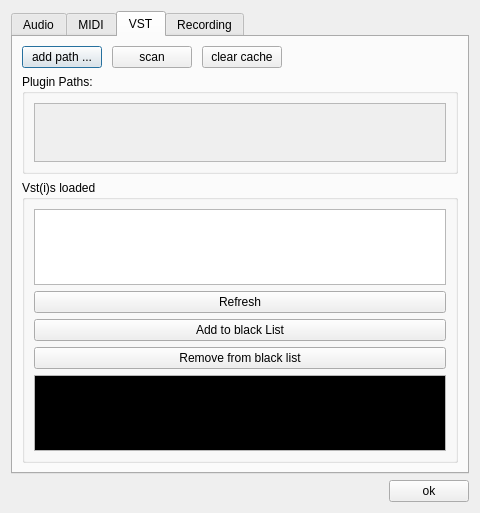
<?xml version="1.0" encoding="UTF-8"?>
<ui version="4.0">
 <class>IODialog</class>
 <widget class="QDialog" name="IODialog">
  <property name="geometry">
   <rect>
    <x>0</x>
    <y>0</y>
    <width>480</width>
    <height>513</height>
   </rect>
  </property>
  <property name="windowTitle">
   <string>Preferences ...</string>
  </property>
  <layout class="QVBoxLayout" name="verticalLayout">
   <item>
    <widget class="QTabWidget" name="prefsTab">
     <property name="currentIndex">
      <number>2</number>
     </property>
     <widget class="QWidget" name="tabAudio">
      <attribute name="title">
       <string>Audio</string>
      </attribute>
      <layout class="QVBoxLayout" name="verticalLayout_2">
       <item>
        <widget class="QWidget" name="widget" native="true">
         <layout class="QVBoxLayout" name="verticalLayout_3">
          <property name="spacing">
           <number>20</number>
          </property>
          <item>
           <layout class="QHBoxLayout" name="deviceLayout" stretch="0,0">
            <property name="spacing">
             <number>6</number>
            </property>
            <property name="sizeConstraint">
             <enum>QLayout::SetDefaultConstraint</enum>
            </property>
            <item>
             <widget class="QLabel" name="asioDriverLabel">
              <property name="sizePolicy">
               <sizepolicy hsizetype="Minimum" vsizetype="Fixed">
                <horstretch>0</horstretch>
                <verstretch>0</verstretch>
               </sizepolicy>
              </property>
              <property name="text">
               <string>Device</string>
              </property>
             </widget>
            </item>
            <item>
             <widget class="QComboBox" name="comboAudioDevice">
              <property name="sizePolicy">
               <sizepolicy hsizetype="Expanding" vsizetype="Fixed">
                <horstretch>0</horstretch>
                <verstretch>0</verstretch>
               </sizepolicy>
              </property>
              <property name="minimumSize">
               <size>
                <width>0</width>
                <height>0</height>
               </size>
              </property>
              <property name="sizeIncrement">
               <size>
                <width>0</width>
                <height>0</height>
               </size>
              </property>
             </widget>
            </item>
           </layout>
          </item>
          <item>
           <widget class="QGroupBox" name="groupBoxInputs">
            <property name="title">
             <string>Inputs</string>
            </property>
            <property name="flat">
             <bool>false</bool>
            </property>
            <layout class="QVBoxLayout" name="verticalLayout_4">
             <item>
              <layout class="QFormLayout" name="formLayout_4">
               <item row="0" column="0">
                <widget class="QLabel" name="firstInputLabel_2">
                 <property name="text">
                  <string>First</string>
                 </property>
                </widget>
               </item>
               <item row="0" column="1">
                <widget class="QComboBox" name="comboFirstInput"/>
               </item>
               <item row="1" column="0">
                <widget class="QLabel" name="lastInputLabel_2">
                 <property name="text">
                  <string>Last</string>
                 </property>
                </widget>
               </item>
               <item row="1" column="1">
                <widget class="QComboBox" name="comboLastInput"/>
               </item>
              </layout>
             </item>
            </layout>
           </widget>
          </item>
          <item>
           <widget class="QGroupBox" name="groupBoxOutputs">
            <property name="title">
             <string>Outpus</string>
            </property>
            <layout class="QVBoxLayout" name="verticalLayout_5">
             <item>
              <layout class="QFormLayout" name="formLayout_3">
               <item row="0" column="0">
                <widget class="QLabel" name="firstOutputLabel_2">
                 <property name="text">
                  <string>First</string>
                 </property>
                </widget>
               </item>
               <item row="0" column="1">
                <widget class="QComboBox" name="comboFirstOutput"/>
               </item>
               <item row="1" column="0">
                <widget class="QLabel" name="lastOutputLabel_2">
                 <property name="text">
                  <string>Last</string>
                 </property>
                </widget>
               </item>
               <item row="1" column="1">
                <widget class="QComboBox" name="comboLastOutput"/>
               </item>
              </layout>
             </item>
            </layout>
           </widget>
          </item>
          <item>
           <layout class="QHBoxLayout" name="sampleRateBfferSizeLayout">
            <property name="spacing">
             <number>3</number>
            </property>
            <item>
             <widget class="QLabel" name="sampleRateLabel">
              <property name="text">
               <string>Sample rate</string>
              </property>
             </widget>
            </item>
            <item>
             <widget class="QComboBox" name="comboSampleRate"/>
            </item>
            <item>
             <spacer name="sampleRateBufferSizeSpacer">
              <property name="orientation">
               <enum>Qt::Horizontal</enum>
              </property>
              <property name="sizeType">
               <enum>QSizePolicy::Expanding</enum>
              </property>
              <property name="sizeHint" stdset="0">
               <size>
                <width>0</width>
                <height>0</height>
               </size>
              </property>
             </spacer>
            </item>
            <item>
             <spacer name="horizontalSpacer_3">
              <property name="orientation">
               <enum>Qt::Horizontal</enum>
              </property>
              <property name="sizeType">
               <enum>QSizePolicy::Fixed</enum>
              </property>
              <property name="sizeHint" stdset="0">
               <size>
                <width>30</width>
                <height>20</height>
               </size>
              </property>
             </spacer>
            </item>
            <item>
             <widget class="QLabel" name="bufferSizeLabel">
              <property name="sizePolicy">
               <sizepolicy hsizetype="Minimum" vsizetype="Preferred">
                <horstretch>0</horstretch>
                <verstretch>0</verstretch>
               </sizepolicy>
              </property>
              <property name="text">
               <string>Buffer size</string>
              </property>
             </widget>
            </item>
            <item>
             <widget class="QComboBox" name="comboBufferSize"/>
            </item>
           </layout>
          </item>
         </layout>
        </widget>
       </item>
      </layout>
     </widget>
     <widget class="QWidget" name="tabMidi">
      <attribute name="title">
       <string>MIDI</string>
      </attribute>
      <layout class="QVBoxLayout" name="verticalLayout_7">
       <item>
        <widget class="QLabel" name="midiTabMessage">
         <property name="sizePolicy">
          <sizepolicy hsizetype="Minimum" vsizetype="Fixed">
           <horstretch>0</horstretch>
           <verstretch>0</verstretch>
          </sizepolicy>
         </property>
         <property name="text">
          <string>Enable/disable your midi input devices:</string>
         </property>
        </widget>
       </item>
       <item>
        <spacer name="verticalSpacer">
         <property name="orientation">
          <enum>Qt::Vertical</enum>
         </property>
         <property name="sizeType">
          <enum>QSizePolicy::Fixed</enum>
         </property>
         <property name="sizeHint" stdset="0">
          <size>
           <width>20</width>
           <height>20</height>
          </size>
         </property>
        </spacer>
       </item>
       <item>
        <widget class="QWidget" name="midiContentPanel" native="true">
         <layout class="QVBoxLayout" name="verticalLayoutMidiTab">
          <property name="leftMargin">
           <number>0</number>
          </property>
          <property name="topMargin">
           <number>0</number>
          </property>
          <property name="rightMargin">
           <number>0</number>
          </property>
          <property name="bottomMargin">
           <number>0</number>
          </property>
         </layout>
        </widget>
       </item>
      </layout>
     </widget>
     <widget class="QWidget" name="tabVST">
      <attribute name="title">
       <string>VST</string>
      </attribute>
      <layout class="QGridLayout" name="gridLayout_3">
       <item row="1" column="0">
        <widget class="QGroupBox" name="groupBoxPaths">
         <property name="minimumSize">
          <size>
           <width>0</width>
           <height>100</height>
          </size>
         </property>
         <property name="title">
          <string>Plugin Paths:</string>
         </property>
         <layout class="QVBoxLayout" name="verticalLayout_11">
          <property name="leftMargin">
           <number>9</number>
          </property>
          <item>
           <widget class="QScrollArea" name="scrollArea">
            <property name="sizePolicy">
             <sizepolicy hsizetype="Expanding" vsizetype="Fixed">
              <horstretch>0</horstretch>
              <verstretch>0</verstretch>
             </sizepolicy>
            </property>
            <property name="widgetResizable">
             <bool>true</bool>
            </property>
            <widget class="QWidget" name="scrollAreaWidgetContents">
             <property name="geometry">
              <rect>
               <x>0</x>
               <y>0</y>
               <width>416</width>
               <height>65</height>
              </rect>
             </property>
             <layout class="QVBoxLayout" name="verticalLayout_10">
              <item>
               <widget class="QWidget" name="panelPaths" native="true">
                <property name="sizePolicy">
                 <sizepolicy hsizetype="Preferred" vsizetype="Preferred">
                  <horstretch>0</horstretch>
                  <verstretch>1</verstretch>
                 </sizepolicy>
                </property>
                <layout class="QVBoxLayout" name="verticalLayout_12">
                 <property name="spacing">
                  <number>2</number>
                 </property>
                 <property name="leftMargin">
                  <number>0</number>
                 </property>
                 <property name="topMargin">
                  <number>0</number>
                 </property>
                 <property name="rightMargin">
                  <number>0</number>
                 </property>
                 <property name="bottomMargin">
                  <number>0</number>
                 </property>
                 <item>
                  <spacer name="verticalSpacer_2">
                   <property name="orientation">
                    <enum>Qt::Vertical</enum>
                   </property>
                   <property name="sizeHint" stdset="0">
                    <size>
                     <width>20</width>
                     <height>57</height>
                    </size>
                   </property>
                  </spacer>
                 </item>
                </layout>
               </widget>
              </item>
             </layout>
            </widget>
           </widget>
          </item>
         </layout>
        </widget>
       </item>
       <item row="0" column="0">
        <layout class="QHBoxLayout" name="topButtonsLayout">
         <property name="spacing">
          <number>10</number>
         </property>
         <item>
          <widget class="QPushButton" name="buttonAddVstPath">
           <property name="text">
            <string>add path ...</string>
           </property>
          </widget>
         </item>
         <item>
          <widget class="QPushButton" name="buttonScanVSTs">
           <property name="text">
            <string>scan</string>
           </property>
          </widget>
         </item>
         <item>
          <widget class="QPushButton" name="buttonClearVstCache">
           <property name="text">
            <string>clear cache</string>
           </property>
          </widget>
         </item>
         <item>
          <spacer name="horizontalSpacer_2">
           <property name="orientation">
            <enum>Qt::Horizontal</enum>
           </property>
           <property name="sizeHint" stdset="0">
            <size>
             <width>40</width>
             <height>20</height>
            </size>
           </property>
          </spacer>
         </item>
        </layout>
       </item>
       <item row="2" column="0">
        <widget class="QGroupBox" name="groupBoxVst">
         <property name="minimumSize">
          <size>
           <width>0</width>
           <height>100</height>
          </size>
         </property>
         <property name="title">
          <string>Vst(i)s loaded</string>
         </property>
         <layout class="QVBoxLayout" name="verticalLayout_6">
          <item>
           <widget class="QPlainTextEdit" name="plainTextEdit"/>
          </item>
          <item>
           <widget class="QPushButton" name="ButtonVst_Refresh">
            <property name="text">
             <string>Refresh</string>
            </property>
           </widget>
          </item>
          <item>
           <widget class="QPushButton" name="ButtonVST_AddToBlackList">
            <property name="text">
             <string>Add to black List</string>
            </property>
           </widget>
          </item>
          <item>
           <widget class="QPushButton" name="ButtonVST_Remove_BlkList">
            <property name="text">
             <string>Remove from black list</string>
            </property>
           </widget>
          </item>
          <item>
           <widget class="QPlainTextEdit" name="BlackBoxText">
            <property name="palette">
             <palette>
              <active>
               <colorrole role="Text">
                <brush brushstyle="SolidPattern">
                 <color alpha="255">
                  <red>255</red>
                  <green>170</green>
                  <blue>0</blue>
                 </color>
                </brush>
               </colorrole>
               <colorrole role="Base">
                <brush brushstyle="SolidPattern">
                 <color alpha="255">
                  <red>0</red>
                  <green>0</green>
                  <blue>0</blue>
                 </color>
                </brush>
               </colorrole>
              </active>
              <inactive>
               <colorrole role="Text">
                <brush brushstyle="SolidPattern">
                 <color alpha="255">
                  <red>255</red>
                  <green>170</green>
                  <blue>0</blue>
                 </color>
                </brush>
               </colorrole>
               <colorrole role="Base">
                <brush brushstyle="SolidPattern">
                 <color alpha="255">
                  <red>0</red>
                  <green>0</green>
                  <blue>0</blue>
                 </color>
                </brush>
               </colorrole>
              </inactive>
              <disabled>
               <colorrole role="Text">
                <brush brushstyle="SolidPattern">
                 <color alpha="255">
                  <red>118</red>
                  <green>116</green>
                  <blue>108</blue>
                 </color>
                </brush>
               </colorrole>
               <colorrole role="Base">
                <brush brushstyle="SolidPattern">
                 <color alpha="255">
                  <red>236</red>
                  <green>233</green>
                  <blue>216</blue>
                 </color>
                </brush>
               </colorrole>
              </disabled>
             </palette>
            </property>
            <property name="font">
             <font>
              <weight>75</weight>
              <bold>true</bold>
             </font>
            </property>
           </widget>
          </item>
         </layout>
        </widget>
       </item>
      </layout>
     </widget>
     <widget class="QWidget" name="tabRecording">
      <attribute name="title">
       <string>Recording</string>
      </attribute>
      <layout class="QGridLayout" name="gridLayout_2">
       <property name="verticalSpacing">
        <number>18</number>
       </property>
       <item row="1" column="1">
        <widget class="QLineEdit" name="recordPathLineEdit">
         <property name="enabled">
          <bool>true</bool>
         </property>
        </widget>
       </item>
       <item row="1" column="0">
        <widget class="QLabel" name="label">
         <property name="text">
          <string>Record path:</string>
         </property>
        </widget>
       </item>
       <item row="0" column="0" colspan="3">
        <widget class="QCheckBox" name="recordingCheckBox">
         <property name="text">
          <string>Save multi tracks </string>
         </property>
        </widget>
       </item>
       <item row="1" column="2">
        <widget class="QPushButton" name="browseRecPathButton">
         <property name="text">
          <string>browse ...</string>
         </property>
        </widget>
       </item>
       <item row="2" column="1">
        <spacer name="verticalSpacer_3">
         <property name="orientation">
          <enum>Qt::Vertical</enum>
         </property>
         <property name="sizeHint" stdset="0">
          <size>
           <width>20</width>
           <height>40</height>
          </size>
         </property>
        </spacer>
       </item>
      </layout>
     </widget>
    </widget>
   </item>
   <item>
    <widget class="QWidget" name="widgetBottom" native="true">
     <layout class="QHBoxLayout" name="horizontalLayout_4">
      <property name="leftMargin">
       <number>0</number>
      </property>
      <property name="topMargin">
       <number>0</number>
      </property>
      <property name="rightMargin">
       <number>0</number>
      </property>
      <property name="bottomMargin">
       <number>0</number>
      </property>
      <item>
       <spacer name="horizontalSpacer">
        <property name="orientation">
         <enum>Qt::Horizontal</enum>
        </property>
        <property name="sizeHint" stdset="0">
         <size>
          <width>280</width>
          <height>20</height>
         </size>
        </property>
       </spacer>
      </item>
      <item>
       <widget class="QPushButton" name="okButton">
        <property name="maximumSize">
         <size>
          <width>100</width>
          <height>16777215</height>
         </size>
        </property>
        <property name="layoutDirection">
         <enum>Qt::LeftToRight</enum>
        </property>
        <property name="autoFillBackground">
         <bool>false</bool>
        </property>
        <property name="text">
         <string>ok</string>
        </property>
        <property name="default">
         <bool>false</bool>
        </property>
        <property name="flat">
         <bool>false</bool>
        </property>
       </widget>
      </item>
     </layout>
    </widget>
   </item>
  </layout>
 </widget>
 <resources/>
 <connections/>
</ui>
